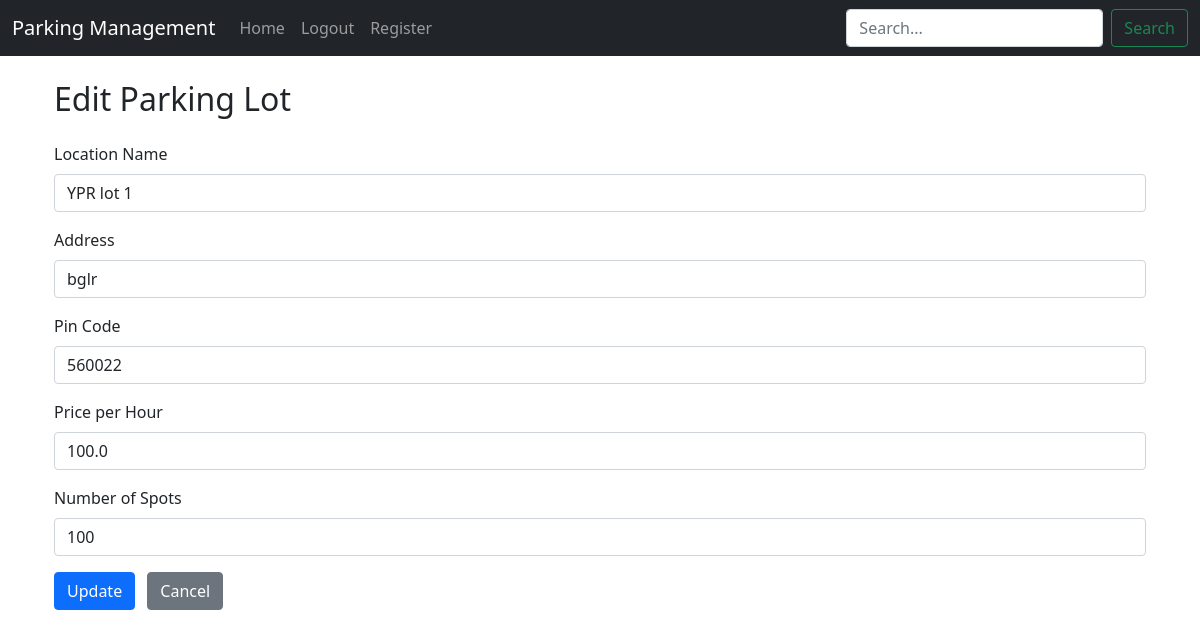
/edit_parking/1 (signed in), run on an earlier commit of the app's database.
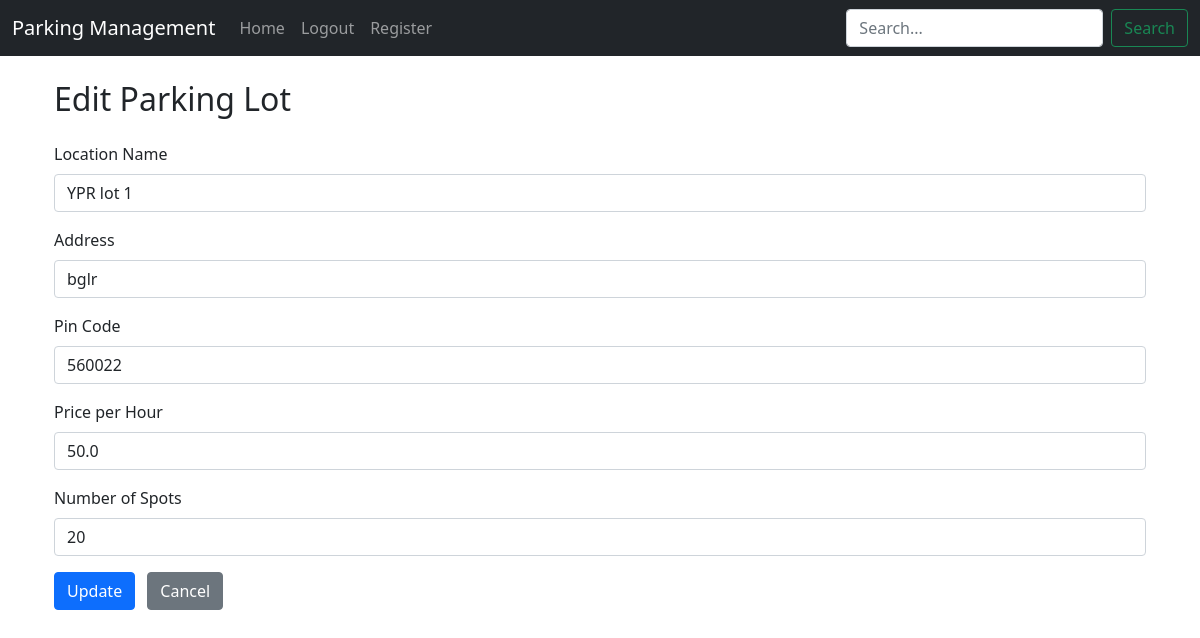
And on a later commit of the database.
### app.py (models this page shows)
class Parking(db.Model):
    __tablename__='parking'
    id=db.Column(db.Integer,primary_key=True)
    primary_location_name=db.Column(db.String(20),nullable=False)
    address=db.Column(db.String(20),nullable=False)
    pin_code=db.Column(db.String(20),nullable=False)
    price=db.Column(db.Float,nullable=False)
    number_of_spots = db.Column(db.Integer,nullable=False)
    spots=db.relationship('parkingSpot',back_populates='parking', cascade='all, delete-orphan')

### app.py (the view, shortened to what this page needs)
@app.route('/edit_parking/<int:parking_id>', methods=['GET', 'POST'])
def edit_parking(parking_id):
    if 'username' not in session or session['username'] != 'admin':
        return redirect(url_for('login'))
    parking = Parking.query.get_or_404(parking_id)
    return render_template('edit_parking.html', parking=parking)

### templates/edit_parking.html (shortened to what this page needs)
{% extends 'base.html' %}
{% block content %}
<div class="container mt-4">
    <h2 class="mb-4">Edit Parking Lot</h2>
    <form method="POST" action="">
        <div class="mb-3">
            <label for="primary_location_name" class="form-label">Location Name</label>
            <input type="text" class="form-control" id="primary_location_name" name="primary_location_name" value="{{ parking.primary_location_name }}" required>
        </div>
        <div class="mb-3">
            <label for="address" class="form-label">Address</label>
            <input type="text" class="form-control" id="address" name="address" value="{{ parking.address }}" required>
        </div>
        <div class="mb-3">
            <label for="pin_code" class="form-label">Pin Code</label>
            <input type="text" class="form-control" id="pin_code" name="pin_code" value="{{ parking.pin_code }}" required>
        </div>
        <div class="mb-3">
            <label for="price" class="form-label">Price per Hour</label>
            <input type="number" class="form-control" id="price" name="price" value="{{ parking.price }}" step="0.01" required>
        </div>
        <div class="mb-3">
            <label for="number_of_spots" class="form-label">Number of Spots</label>
            <input type="number" class="form-control" id="number_of_spots" name="number_of_spots" value="{{ parking.number_of_spots }}" required>
        </div>
        <button type="submit" class="btn btn-primary">Update</button>
        <a href="{{ url_for('admin') }}" class="btn btn-secondary ms-2">Cancel</a>
    </form>
</div>
{% endblock %}

What changed in the data, as far as the page shows it:
changed Parking "YPR lot 1": price "100.0" → "50.0"; number_of_spots "100" → "20"
